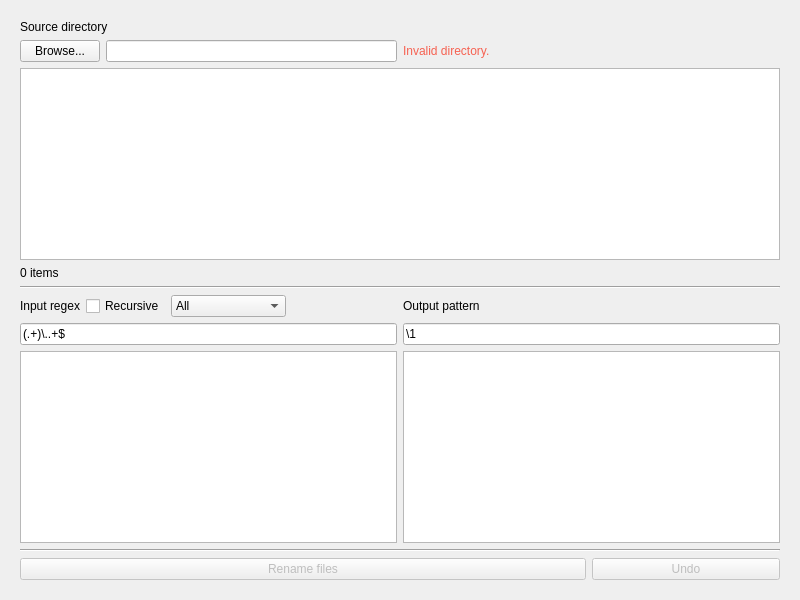
<?xml version="1.0" encoding="UTF-8"?>
<ui version="4.0">
 <class>MainWindow</class>
 <widget class="QMainWindow" name="MainWindow">
  <property name="geometry">
   <rect>
    <x>0</x>
    <y>0</y>
    <width>800</width>
    <height>600</height>
   </rect>
  </property>
  <property name="windowTitle">
   <string>MainWindow</string>
  </property>
  <property name="inputValid" stdset="0">
   <bool>true</bool>
  </property>
  <widget class="QWidget" name="centralwidget">
   <property name="layoutDirection">
    <enum>Qt::LayoutDirection::LeftToRight</enum>
   </property>
   <layout class="QVBoxLayout" name="verticalLayout_4">
    <property name="leftMargin">
     <number>20</number>
    </property>
    <property name="topMargin">
     <number>20</number>
    </property>
    <property name="rightMargin">
     <number>20</number>
    </property>
    <property name="bottomMargin">
     <number>20</number>
    </property>
    <item>
     <layout class="QVBoxLayout" name="verticalLayoutTopHalf">
      <property name="bottomMargin">
       <number>0</number>
      </property>
      <item>
       <widget class="QLabel" name="labelSrcDir">
        <property name="text">
         <string>Source directory</string>
        </property>
        <property name="buddy">
         <cstring>lineEditSrcDir</cstring>
        </property>
       </widget>
      </item>
      <item>
       <layout class="QHBoxLayout" name="horizontalLayoutSrcDir">
        <property name="bottomMargin">
         <number>0</number>
        </property>
        <item>
         <widget class="QPushButton" name="pushButtonSrcBrowse">
          <property name="text">
           <string>Browse...</string>
          </property>
         </widget>
        </item>
        <item>
         <widget class="QLineEdit" name="lineEditSrcDir">
          <property name="sizePolicy">
           <sizepolicy hsizetype="Expanding" vsizetype="Fixed">
            <horstretch>0</horstretch>
            <verstretch>0</verstretch>
           </sizepolicy>
          </property>
         </widget>
        </item>
        <item>
         <widget class="QLabel" name="labelSrcDirErrMsg">
          <property name="enabled">
           <bool>true</bool>
          </property>
          <property name="styleSheet">
           <string notr="true">color: rgb(246, 97, 81);</string>
          </property>
          <property name="text">
           <string>Invalid directory.</string>
          </property>
         </widget>
        </item>
        <item>
         <spacer name="horizontalSpacer_3">
          <property name="orientation">
           <enum>Qt::Orientation::Horizontal</enum>
          </property>
          <property name="sizeHint" stdset="0">
           <size>
            <width>40</width>
            <height>20</height>
           </size>
          </property>
         </spacer>
        </item>
       </layout>
      </item>
      <item>
       <widget class="QListWidget" name="listWidgetSrcContents"/>
      </item>
      <item>
       <widget class="QLabel" name="labelSrcDirCount">
        <property name="text">
         <string>0 items</string>
        </property>
       </widget>
      </item>
     </layout>
    </item>
    <item>
     <widget class="Line" name="line_2">
      <property name="orientation">
       <enum>Qt::Orientation::Horizontal</enum>
      </property>
     </widget>
    </item>
    <item>
     <layout class="QGridLayout" name="gridLayoutInOut">
      <property name="bottomMargin">
       <number>0</number>
      </property>
      <item row="2" column="1">
       <widget class="QListWidget" name="listWidgetMvAfter">
        <property name="toolTip">
         <string>Hover over an item to see its full path</string>
        </property>
       </widget>
      </item>
      <item row="0" column="1">
       <layout class="QHBoxLayout" name="horizontalLayoutOutputPattern">
        <item>
         <widget class="QLabel" name="labelOutputPattern">
          <property name="text">
           <string>Output pattern</string>
          </property>
          <property name="buddy">
           <cstring>lineEditOutputPattern</cstring>
          </property>
         </widget>
        </item>
        <item>
         <widget class="QLabel" name="labelOutputPatternWarning">
          <property name="sizePolicy">
           <sizepolicy hsizetype="Fixed" vsizetype="Fixed">
            <horstretch>0</horstretch>
            <verstretch>0</verstretch>
           </sizepolicy>
          </property>
          <property name="maximumSize">
           <size>
            <width>16</width>
            <height>16</height>
           </size>
          </property>
          <property name="text">
           <string/>
          </property>
          <property name="pixmap">
           <pixmap resource="icons.qrc">:/icon/img/warning.svg</pixmap>
          </property>
          <property name="scaledContents">
           <bool>true</bool>
          </property>
         </widget>
        </item>
        <item>
         <spacer name="horizontalSpacer_2">
          <property name="orientation">
           <enum>Qt::Orientation::Horizontal</enum>
          </property>
          <property name="sizeHint" stdset="0">
           <size>
            <width>40</width>
            <height>20</height>
           </size>
          </property>
         </spacer>
        </item>
       </layout>
      </item>
      <item row="2" column="0">
       <widget class="QListWidget" name="listWidgetMvBefore">
        <property name="toolTip">
         <string>Hover over a filename to see its full path</string>
        </property>
       </widget>
      </item>
      <item row="1" column="1">
       <widget class="QLineEdit" name="lineEditOutputPattern">
        <property name="text">
         <string>\1</string>
        </property>
        <property name="placeholderText">
         <string/>
        </property>
        <property name="inputValid" stdset="0">
         <bool>true</bool>
        </property>
       </widget>
      </item>
      <item row="1" column="0">
       <widget class="QLineEdit" name="lineEditInputRegex">
        <property name="styleSheet">
         <string notr="true">font-family: &quot;Cascadia Mono&quot;, monospace;</string>
        </property>
        <property name="text">
         <string notr="true">(.+)\..+$</string>
        </property>
        <property name="placeholderText">
         <string notr="true"/>
        </property>
       </widget>
      </item>
      <item row="0" column="0">
       <layout class="QHBoxLayout" name="horizontalLayoutInputRegex">
        <property name="sizeConstraint">
         <enum>QLayout::SizeConstraint::SetDefaultConstraint</enum>
        </property>
        <property name="rightMargin">
         <number>0</number>
        </property>
        <item>
         <widget class="QLabel" name="labelInputRegex">
          <property name="text">
           <string>Input regex</string>
          </property>
          <property name="alignment">
           <set>Qt::AlignmentFlag::AlignLeading|Qt::AlignmentFlag::AlignLeft|Qt::AlignmentFlag::AlignVCenter</set>
          </property>
          <property name="buddy">
           <cstring>lineEditInputRegex</cstring>
          </property>
         </widget>
        </item>
        <item>
         <widget class="QCheckBox" name="checkBoxRecursive">
          <property name="autoFillBackground">
           <bool>false</bool>
          </property>
          <property name="styleSheet">
           <string notr="true"/>
          </property>
          <property name="text">
           <string>Recursive</string>
          </property>
          <property name="checked">
           <bool>false</bool>
          </property>
          <property name="tristate">
           <bool>false</bool>
          </property>
         </widget>
        </item>
        <item>
         <widget class="QComboBox" name="comboBoxInputFilter">
          <property name="toolTip">
           <string>Choose how to filter matched results.</string>
          </property>
          <property name="editable">
           <bool>false</bool>
          </property>
          <item>
           <property name="text">
            <string>All</string>
           </property>
          </item>
          <item>
           <property name="text">
            <string>Only directories</string>
           </property>
          </item>
          <item>
           <property name="text">
            <string>Only files</string>
           </property>
          </item>
         </widget>
        </item>
        <item>
         <spacer name="horizontalSpacer">
          <property name="orientation">
           <enum>Qt::Orientation::Horizontal</enum>
          </property>
          <property name="sizeHint" stdset="0">
           <size>
            <width>40</width>
            <height>20</height>
           </size>
          </property>
         </spacer>
        </item>
       </layout>
      </item>
     </layout>
    </item>
    <item>
     <widget class="Line" name="line">
      <property name="orientation">
       <enum>Qt::Orientation::Horizontal</enum>
      </property>
     </widget>
    </item>
    <item>
     <layout class="QHBoxLayout" name="horizontalLayout">
      <property name="bottomMargin">
       <number>0</number>
      </property>
      <item>
       <widget class="QPushButton" name="pushButtonRenameFiles">
        <property name="enabled">
         <bool>false</bool>
        </property>
        <property name="sizePolicy">
         <sizepolicy hsizetype="Minimum" vsizetype="Fixed">
          <horstretch>3</horstretch>
          <verstretch>0</verstretch>
         </sizepolicy>
        </property>
        <property name="minimumSize">
         <size>
          <width>0</width>
          <height>0</height>
         </size>
        </property>
        <property name="styleSheet">
         <string notr="true"/>
        </property>
        <property name="text">
         <string>Rename files</string>
        </property>
        <property name="thickButton" stdset="0">
         <bool>true</bool>
        </property>
       </widget>
      </item>
      <item>
       <widget class="QPushButton" name="pushButtonUndoRename">
        <property name="enabled">
         <bool>false</bool>
        </property>
        <property name="sizePolicy">
         <sizepolicy hsizetype="Minimum" vsizetype="Fixed">
          <horstretch>1</horstretch>
          <verstretch>0</verstretch>
         </sizepolicy>
        </property>
        <property name="text">
         <string>Undo</string>
        </property>
        <property name="icon">
         <iconset theme="QIcon::ThemeIcon::EditUndo"/>
        </property>
        <property name="checkable">
         <bool>false</bool>
        </property>
        <property name="default">
         <bool>false</bool>
        </property>
        <property name="flat">
         <bool>false</bool>
        </property>
        <property name="thickButton" stdset="0">
         <bool>true</bool>
        </property>
       </widget>
      </item>
     </layout>
    </item>
   </layout>
  </widget>
 </widget>
 <tabstops>
  <tabstop>pushButtonSrcBrowse</tabstop>
  <tabstop>lineEditSrcDir</tabstop>
  <tabstop>listWidgetSrcContents</tabstop>
  <tabstop>checkBoxRecursive</tabstop>
  <tabstop>comboBoxInputFilter</tabstop>
  <tabstop>lineEditInputRegex</tabstop>
  <tabstop>listWidgetMvBefore</tabstop>
  <tabstop>lineEditOutputPattern</tabstop>
  <tabstop>listWidgetMvAfter</tabstop>
  <tabstop>pushButtonRenameFiles</tabstop>
  <tabstop>pushButtonUndoRename</tabstop>
 </tabstops>
 <resources>
  <include location="icons.qrc"/>
 </resources>
 <connections/>
</ui>
